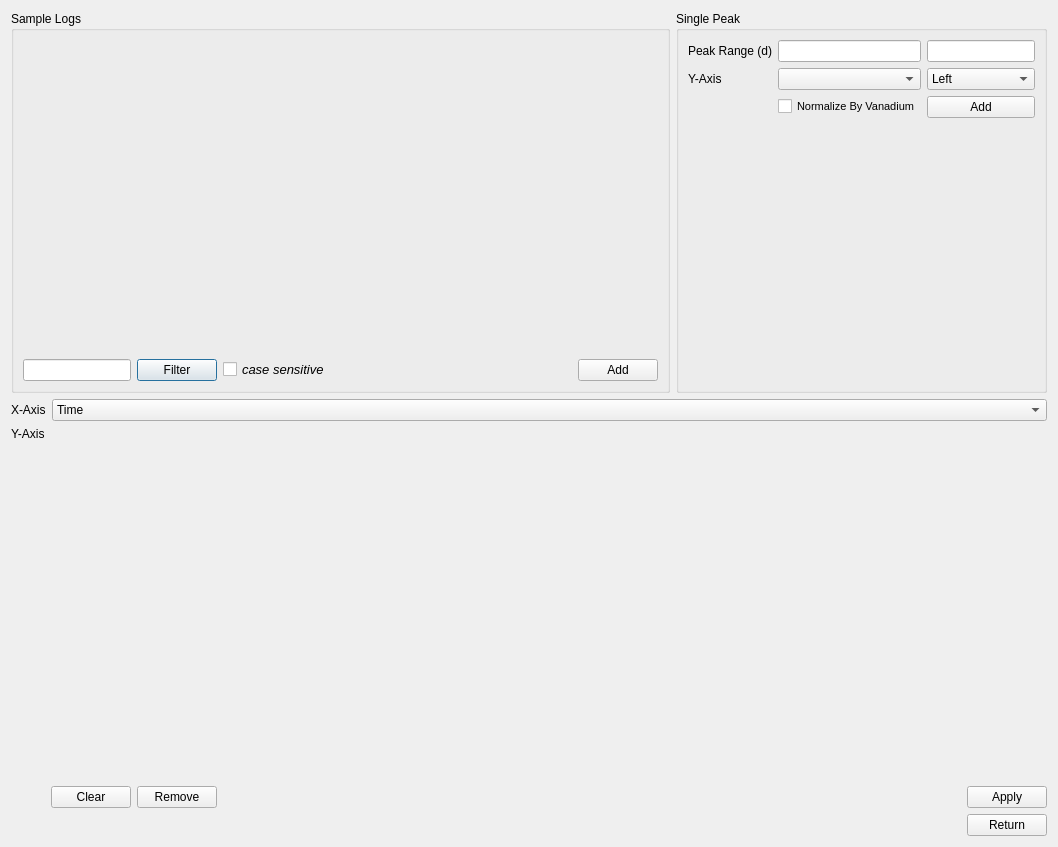
<?xml version="1.0" encoding="UTF-8"?>
<ui version="4.0">
 <class>Dialog</class>
 <widget class="QDialog" name="Dialog">
  <property name="geometry">
   <rect>
    <x>0</x>
    <y>0</y>
    <width>1058</width>
    <height>847</height>
   </rect>
  </property>
  <property name="windowTitle">
   <string>Dialog</string>
  </property>
  <layout class="QVBoxLayout" name="verticalLayout_4">
   <item>
    <layout class="QHBoxLayout" name="horizontalLayout">
     <item>
      <widget class="QGroupBox" name="groupBox">
       <property name="title">
        <string>Sample Logs</string>
       </property>
       <layout class="QVBoxLayout" name="verticalLayout">
        <item>
<widget class="QFrame" name="frame_tableWidget_sampleLogs">
          <property name="toolTip">
           <string>&lt;html&gt;&lt;head/&gt;&lt;body&gt;&lt;p&gt;&amp;quot;Main Axis&amp;quot; Column: Checked to plot on left (main) axis; Unchecked to plot on right axis&lt;/p&gt;&lt;/body&gt;&lt;/html&gt;</string>
          </property>
         </widget>
        </item>
        <item>
         <layout class="QHBoxLayout" name="horizontalLayout_2">
          <item>
           <widget class="QLineEdit" name="lineEdit_logFilter">
            <property name="sizePolicy">
             <sizepolicy hsizetype="Preferred" vsizetype="Fixed">
              <horstretch>0</horstretch>
              <verstretch>0</verstretch>
             </sizepolicy>
            </property>
           </widget>
          </item>
          <item>
           <widget class="QPushButton" name="pushButton_filterLog">
            <property name="text">
             <string>Filter</string>
            </property>
           </widget>
          </item>
          <item>
           <widget class="QCheckBox" name="checkBox_caseSensitive">
            <property name="font">
             <font>
              <pointsize>10</pointsize>
              <italic>true</italic>
             </font>
            </property>
            <property name="text">
             <string>case sensitive</string>
            </property>
           </widget>
          </item>
          <item>
           <spacer name="horizontalSpacer_4">
            <property name="orientation">
             <enum>Qt::Horizontal</enum>
            </property>
            <property name="sizeHint" stdset="0">
             <size>
              <width>40</width>
              <height>20</height>
             </size>
            </property>
           </spacer>
          </item>
          <item>
           <widget class="QPushButton" name="pushButton_addSampleLog">
            <property name="text">
             <string>Add</string>
            </property>
           </widget>
          </item>
         </layout>
        </item>
       </layout>
      </widget>
     </item>
     <item>
      <widget class="QGroupBox" name="groupBox_livePeakView">
       <property name="title">
        <string>Single Peak</string>
       </property>
       <layout class="QGridLayout" name="gridLayout">
        <item row="2" column="2">
         <widget class="QPushButton" name="pushButton_addPeakParam">
          <property name="text">
           <string>Add</string>
          </property>
         </widget>
        </item>
        <item row="0" column="2">
         <widget class="QLineEdit" name="lineEdit_dMaxPeakIntegrate">
          <property name="sizePolicy">
           <sizepolicy hsizetype="Preferred" vsizetype="Fixed">
            <horstretch>0</horstretch>
            <verstretch>0</verstretch>
           </sizepolicy>
          </property>
         </widget>
        </item>
        <item row="1" column="1">
         <widget class="QComboBox" name="comboBox_peakY"/>
        </item>
        <item row="2" column="1">
         <widget class="QCheckBox" name="checkBox_normByVan">
          <property name="font">
           <font>
            <pointsize>8</pointsize>
           </font>
          </property>
          <property name="text">
           <string>Normalize By Vanadium</string>
          </property>
         </widget>
        </item>
        <item row="0" column="1">
         <widget class="QLineEdit" name="lineEdit_minDPeakIntegrate">
          <property name="sizePolicy">
           <sizepolicy hsizetype="Preferred" vsizetype="Fixed">
            <horstretch>0</horstretch>
            <verstretch>0</verstretch>
           </sizepolicy>
          </property>
         </widget>
        </item>
        <item row="0" column="0">
         <widget class="QLabel" name="label_3">
          <property name="text">
           <string>Peak Range (d)</string>
          </property>
         </widget>
        </item>
        <item row="1" column="2">
         <widget class="QComboBox" name="comboBox_plotPeak">
          <item>
           <property name="text">
            <string>Left</string>
           </property>
          </item>
          <item>
           <property name="text">
            <string>Right</string>
           </property>
          </item>
         </widget>
        </item>
        <item row="1" column="0">
         <widget class="QLabel" name="label_4">
          <property name="text">
           <string>Y-Axis</string>
          </property>
         </widget>
        </item>
        <item row="3" column="2">
         <spacer name="verticalSpacer_2">
          <property name="orientation">
           <enum>Qt::Vertical</enum>
          </property>
          <property name="sizeHint" stdset="0">
           <size>
            <width>20</width>
            <height>40</height>
           </size>
          </property>
         </spacer>
        </item>
       </layout>
      </widget>
     </item>
    </layout>
   </item>
   <item>
    <layout class="QHBoxLayout" name="horizontalLayout_3">
     <item>
      <widget class="QLabel" name="label">
       <property name="text">
        <string>X-Axis</string>
       </property>
      </widget>
     </item>
     <item>
      <widget class="QComboBox" name="comboBox_X">
       <property name="sizePolicy">
        <sizepolicy hsizetype="Expanding" vsizetype="Fixed">
         <horstretch>0</horstretch>
         <verstretch>0</verstretch>
        </sizepolicy>
       </property>
       <item>
        <property name="text">
         <string>Time</string>
        </property>
       </item>
      </widget>
     </item>
    </layout>
   </item>
   <item>
    <layout class="QHBoxLayout" name="horizontalLayout_4">
     <item>
      <layout class="QVBoxLayout" name="verticalLayout_2">
       <item>
        <widget class="QLabel" name="label_2">
         <property name="text">
          <string>Y-Axis</string>
         </property>
        </widget>
       </item>
       <item>
        <spacer name="verticalSpacer">
         <property name="orientation">
          <enum>Qt::Vertical</enum>
         </property>
         <property name="sizeHint" stdset="0">
          <size>
           <width>20</width>
           <height>40</height>
          </size>
         </property>
        </spacer>
       </item>
      </layout>
     </item>
     <item>
      <layout class="QVBoxLayout" name="verticalLayout_3">
       <item>
<widget class="QFrame" name="frame_tableWidget_plotYAxis">
         <property name="sizePolicy">
          <sizepolicy hsizetype="Expanding" vsizetype="Preferred">
           <horstretch>0</horstretch>
           <verstretch>0</verstretch>
          </sizepolicy>
         </property>
         <property name="toolTip">
          <string>&lt;html&gt;&lt;head/&gt;&lt;body&gt;&lt;p&gt;&amp;quot;Main Axis&amp;quot; Column: Checked to plot on left (main) axis; Unchecked to plot on right axis&lt;/p&gt;&lt;/body&gt;&lt;/html&gt;</string>
         </property>
        </widget>
       </item>
       <item>
        <layout class="QHBoxLayout" name="horizontalLayout_5">
         <item>
          <widget class="QPushButton" name="pushButton_clear">
           <property name="text">
            <string>Clear</string>
           </property>
          </widget>
         </item>
         <item>
          <widget class="QPushButton" name="pushButton_remove">
           <property name="text">
            <string>Remove</string>
           </property>
          </widget>
         </item>
         <item>
          <spacer name="horizontalSpacer">
           <property name="orientation">
            <enum>Qt::Horizontal</enum>
           </property>
           <property name="sizeHint" stdset="0">
            <size>
             <width>40</width>
             <height>20</height>
            </size>
           </property>
          </spacer>
         </item>
         <item>
          <widget class="QPushButton" name="pushButton_apply">
           <property name="text">
            <string>Apply</string>
           </property>
          </widget>
         </item>
        </layout>
       </item>
      </layout>
     </item>
    </layout>
   </item>
   <item>
    <layout class="QHBoxLayout" name="horizontalLayout_6">
     <item>
      <spacer name="horizontalSpacer_2">
       <property name="orientation">
        <enum>Qt::Horizontal</enum>
       </property>
       <property name="sizeHint" stdset="0">
        <size>
         <width>40</width>
         <height>20</height>
        </size>
       </property>
      </spacer>
     </item>
     <item>
      <widget class="QPushButton" name="pushButton_quit">
       <property name="text">
        <string>Return</string>
       </property>
      </widget>
     </item>
    </layout>
   </item>
  </layout>
  <zorder>horizontalLayoutWidget</zorder>
  <zorder>groupBox_livePeakView</zorder>
  <zorder>horizontalLayoutWidget_2</zorder>
  <zorder>horizontalLayoutWidget_3</zorder>
  <zorder>horizontalLayoutWidget_4</zorder>
 </widget>
 <customwidgets>
  <customwidget>
   <class>LogSelectorTable</class>
   <extends>QTableWidget</extends>
   <header>LiveDataWidgets.h</header>
  </customwidget>
  <customwidget>
   <class>LivePlotYAxisTable</class>
   <extends>QTableWidget</extends>
   <header>LiveDataWidgets.h</header>
  </customwidget>
 </customwidgets>
 <resources/>
 <connections/>
</ui>
